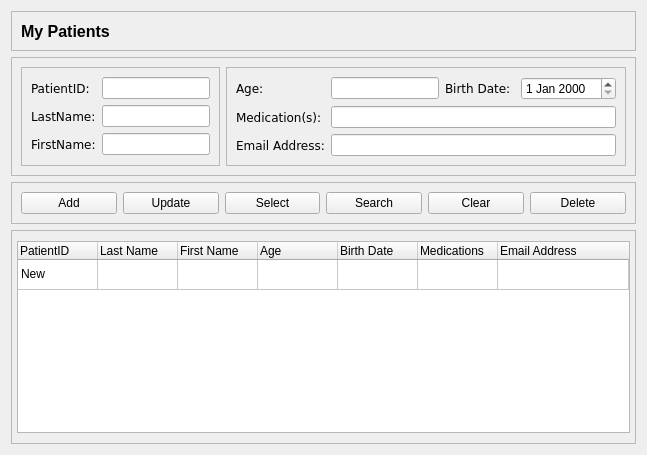
            <widget class="QWidget" name="page_2">
             <layout class="QGridLayout" name="gridLayout_5">
              <item row="0" column="0">
               <widget class="QFrame" name="patientTitle_frame">
                <property name="frameShape">
                 <enum>QFrame::StyledPanel</enum>
                </property>
                <property name="frameShadow">
                 <enum>QFrame::Raised</enum>
                </property>
                <layout class="QGridLayout" name="gridLayout_25">
                 <item row="0" column="0">
                  <widget class="QLabel" name="title_label_3">
                   <property name="font">
                    <font>
                     <pointsize>12</pointsize>
                     <bold>true</bold>
                    </font>
                   </property>
                   <property name="text">
                    <string>My Patients</string>
                   </property>
                  </widget>
                 </item>
                 <item row="0" column="1">
                  <spacer name="horizontalSpacer_13">
                   <property name="orientation">
                    <enum>Qt::Horizontal</enum>
                   </property>
                   <property name="sizeHint" stdset="0">
                    <size>
                     <width>278</width>
                     <height>20</height>
                    </size>
                   </property>
                  </spacer>
                 </item>
                </layout>
               </widget>
              </item>
              <item row="1" column="0">
               <widget class="QFrame" name="patient_Info_frame">
                <property name="frameShape">
                 <enum>QFrame::StyledPanel</enum>
                </property>
                <property name="frameShadow">
                 <enum>QFrame::Raised</enum>
                </property>
                <layout class="QGridLayout" name="gridLayout_6">
                 <item row="0" column="0">
                  <widget class="QFrame" name="filter_frame_3">
                   <property name="frameShape">
                    <enum>QFrame::StyledPanel</enum>
                   </property>
                   <property name="frameShadow">
                    <enum>QFrame::Raised</enum>
                   </property>
                   <layout class="QGridLayout" name="gridLayout_26">
                    <item row="0" column="0">
                     <widget class="QLabel" name="label_6">
                      <property name="font">
                       <font>
                        <family>Verdana</family>
                        <pointsize>9</pointsize>
                       </font>
                      </property>
                      <property name="text">
                       <string>PatientID:</string>
                      </property>
                     </widget>
                    </item>
                    <item row="2" column="0">
                     <widget class="QLabel" name="label_7">
                      <property name="font">
                       <font>
                        <family>Verdana</family>
                       </font>
                      </property>
                      <property name="text">
                       <string>LastName:</string>
                      </property>
                     </widget>
                    </item>
                    <item row="0" column="1">
                     <widget class="QLineEdit" name="lineEdit_5"/>
                    </item>
                    <item row="2" column="1">
                     <widget class="QLineEdit" name="lineEdit"/>
                    </item>
                    <item row="3" column="1">
                     <widget class="QLineEdit" name="lineEdit_2"/>
                    </item>
                    <item row="3" column="0">
                     <widget class="QLabel" name="label">
                      <property name="font">
                       <font>
                        <family>Verdana</family>
                       </font>
                      </property>
                      <property name="text">
                       <string>FirstName:</string>
                      </property>
                     </widget>
                    </item>
                   </layout>
                  </widget>
                 </item>
                 <item row="0" column="1">
                  <widget class="QFrame" name="filter_frame_4">
                   <property name="frameShape">
                    <enum>QFrame::StyledPanel</enum>
                   </property>
                   <property name="frameShadow">
                    <enum>QFrame::Raised</enum>
                   </property>
                   <layout class="QGridLayout" name="gridLayout_27">
                    <item row="1" column="3">
                     <widget class="QDateEdit" name="dateEdit_4"/>
                    </item>
                    <item row="1" column="1">
                     <widget class="QLineEdit" name="lineEdit_6"/>
                    </item>
                    <item row="1" column="0">
                     <widget class="QLabel" name="label_8">
                      <property name="font">
                       <font>
                        <family>Verdana</family>
                        <pointsize>9</pointsize>
                       </font>
                      </property>
                      <property name="text">
                       <string>Age:</string>
                      </property>
                     </widget>
                    </item>
                    <item row="1" column="2">
                     <widget class="QLabel" name="label_9">
                      <property name="font">
                       <font>
                        <family>Verdana</family>
                       </font>
                      </property>
                      <property name="text">
                       <string>Birth Date: </string>
                      </property>
                     </widget>
                    </item>
                    <item row="2" column="0">
                     <widget class="QLabel" name="label_10">
                      <property name="font">
                       <font>
                        <family>Verdana</family>
                       </font>
                      </property>
                      <property name="text">
                       <string>Medication(s):</string>
                      </property>
                     </widget>
                    </item>
                    <item row="3" column="0">
                     <widget class="QLabel" name="label_11">
                      <property name="font">
                       <font>
                        <family>Verdana</family>
                       </font>
                      </property>
                      <property name="text">
                       <string>Email Address:</string>
                      </property>
                     </widget>
                    </item>
                    <item row="2" column="1" colspan="3">
                     <widget class="QLineEdit" name="lineEdit_7"/>
                    </item>
                    <item row="3" column="1" colspan="3">
                     <widget class="QLineEdit" name="lineEdit_8"/>
                    </item>
                   </layout>
                  </widget>
                 </item>
                </layout>
               </widget>
              </item>
              <item row="2" column="0">
               <widget class="QFrame" name="patient_function_frame">
                <property name="frameShape">
                 <enum>QFrame::StyledPanel</enum>
                </property>
                <property name="frameShadow">
                 <enum>QFrame::Raised</enum>
                </property>
                <layout class="QGridLayout" name="gridLayout_28">
                 <item row="0" column="0">
                  <layout class="QHBoxLayout" name="horizontalLayout_6">
                   <item>
                    <widget class="QPushButton" name="add_btn_5">
                     <property name="text">
                      <string>Add</string>
                     </property>
                     <property name="icon">
                      <iconset>
                       <normaloff>icons/add.svg</normaloff>icons/add.svg</iconset>
                     </property>
                     <property name="iconSize">
                      <size>
                       <width>20</width>
                       <height>20</height>
                      </size>
                     </property>
                    </widget>
                   </item>
                   <item>
                    <widget class="QPushButton" name="update_btn_5">
                     <property name="text">
                      <string>Update</string>
                     </property>
                     <property name="icon">
                      <iconset>
                       <normaloff>icons/update.svg</normaloff>icons/update.svg</iconset>
                     </property>
                     <property name="iconSize">
                      <size>
                       <width>20</width>
                       <height>20</height>
                      </size>
                     </property>
                    </widget>
                   </item>
                   <item>
                    <widget class="QPushButton" name="select_btn_5">
                     <property name="text">
                      <string>Select</string>
                     </property>
                     <property name="icon">
                      <iconset>
                       <normaloff>icons/select.svg</normaloff>icons/select.svg</iconset>
                     </property>
                     <property name="iconSize">
                      <size>
                       <width>20</width>
                       <height>20</height>
                      </size>
                     </property>
                    </widget>
                   </item>
                   <item>
                    <widget class="QPushButton" name="pushButton_4">
                     <property name="text">
                      <string>Search</string>
                     </property>
                     <property name="icon">
                      <iconset resource="resource.qrc">
                       <normaloff>:/icon/icons/search.svg</normaloff>:/icon/icons/search.svg</iconset>
                     </property>
                     <property name="iconSize">
                      <size>
                       <width>20</width>
                       <height>20</height>
                      </size>
                     </property>
                    </widget>
                   </item>
                   <item>
                    <widget class="QPushButton" name="clear_btn_5">
                     <property name="text">
                      <string>Clear</string>
                     </property>
                     <property name="icon">
                      <iconset>
                       <normaloff>icons/clear.svg</normaloff>icons/clear.svg</iconset>
                     </property>
                     <property name="iconSize">
                      <size>
                       <width>20</width>
                       <height>20</height>
                      </size>
                     </property>
                    </widget>
                   </item>
                   <item>
                    <widget class="QPushButton" name="delete_btn_5">
                     <property name="text">
                      <string>Delete</string>
                     </property>
                     <property name="icon">
                      <iconset>
                       <normaloff>icons/delete.svg</normaloff>icons/delete.svg</iconset>
                     </property>
                     <property name="iconSize">
                      <size>
                       <width>20</width>
                       <height>20</height>
                      </size>
                     </property>
                    </widget>
                   </item>
                  </layout>
                 </item>
                </layout>
               </widget>
              </item>
              <item row="3" column="0">
               <widget class="QFrame" name="patient_result_frame">
                <property name="frameShape">
                 <enum>QFrame::StyledPanel</enum>
                </property>
                <property name="frameShadow">
                 <enum>QFrame::Raised</enum>
                </property>
                <layout class="QGridLayout" name="gridLayout_39">
                 <property name="leftMargin">
                  <number>5</number>
                 </property>
                 <property name="topMargin">
                  <number>10</number>
                 </property>
                 <property name="rightMargin">
                  <number>5</number>
                 </property>
                 <property name="bottomMargin">
                  <number>10</number>
                 </property>
                 <item row="0" column="1">
                  <widget class="QTableWidget" name="patient_tableWidget_2">
                   <property name="focusPolicy">
                    <enum>Qt::NoFocus</enum>
                   </property>
                   <property name="layoutDirection">
                    <enum>Qt::LeftToRight</enum>
                   </property>
                   <property name="autoFillBackground">
                    <bool>false</bool>
                   </property>
                   <attribute name="horizontalHeaderMinimumSectionSize">
                    <number>50</number>
                   </attribute>
                   <attribute name="horizontalHeaderDefaultSectionSize">
                    <number>80</number>
                   </attribute>
                   <attribute name="horizontalHeaderShowSortIndicator" stdset="0">
                    <bool>false</bool>
                   </attribute>
                   <attribute name="horizontalHeaderStretchLastSection">
                    <bool>true</bool>
                   </attribute>
                   <attribute name="verticalHeaderVisible">
                    <bool>false</bool>
                   </attribute>
                   <row>
                    <property name="text">
                     <string>New Row</string>
                    </property>
                   </row>
                   <column>
                    <property name="text">
                     <string>PatientID</string>
                    </property>
                    <property name="textAlignment">
                     <set>AlignLeading|AlignVCenter</set>
                    </property>
                   </column>
                   <column>
                    <property name="text">
                     <string>Last Name</string>
                    </property>
                    <property name="textAlignment">
                     <set>AlignLeading|AlignVCenter</set>
                    </property>
                   </column>
                   <column>
                    <property name="text">
                     <string>First Name</string>
                    </property>
                    <property name="textAlignment">
                     <set>AlignLeading|AlignVCenter</set>
                    </property>
                   </column>
                   <column>
                    <property name="text">
                     <string>Age</string>
                    </property>
                    <property name="textAlignment">
                     <set>AlignLeading|AlignVCenter</set>
                    </property>
                   </column>
                   <column>
                    <property name="text">
                     <string>Birth Date</string>
                    </property>
                    <property name="textAlignment">
                     <set>AlignLeading|AlignVCenter</set>
                    </property>
                   </column>
                   <column>
                    <property name="text">
                     <string>Medications</string>
                    </property>
                    <property name="textAlignment">
                     <set>AlignLeading|AlignVCenter</set>
                    </property>
                   </column>
                   <column>
                    <property name="text">
                     <string>Email Address</string>
                    </property>
                    <property name="textAlignment">
                     <set>AlignLeading|AlignVCenter</set>
                    </property>
                   </column>
                   <item row="0" column="0">
                    <property name="text">
                     <string>New</string>
                    </property>
                   </item>
                  </widget>
                 </item>
                </layout>
               </widget>
              </item>
             </layout>
            </widget>
